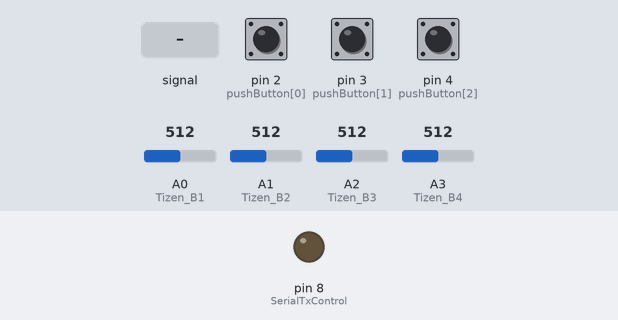
Recording of a sketch running on a simulated Arduino Mega 2560, built with avr-gcc and run on an emulated ATmega2560. On the bench: output pins drawn as LEDs (lit = HIGH). The inputs (shaded band) are chosen by the test bench; at power-on: pin 2 (pushButton[0]) LOW, A1 (Tizen_B2) = 512, pin 4 (pushButton[2]) LOW, A2 (Tizen_B3) = 512, pin 3 (pushButton[1]) LOW, A0 (Tizen_B1) = 512, A3 (Tizen_B4) = 512. What the sketch prints to the serial monitor is not drawn.

Above: at 1.3 s.
1.4 s: A1 (Tizen_B2) fed a 200 Hz sine of ±81 counts around its level
4.4 s: pin 2 (pushButton[0]) pulled HIGH for 1 s
7.4 s: A1 (Tizen_B2) set to 306
8.9 s: pin 4 (pushButton[2]) pulled HIGH for 1 s
At 9.5 s:
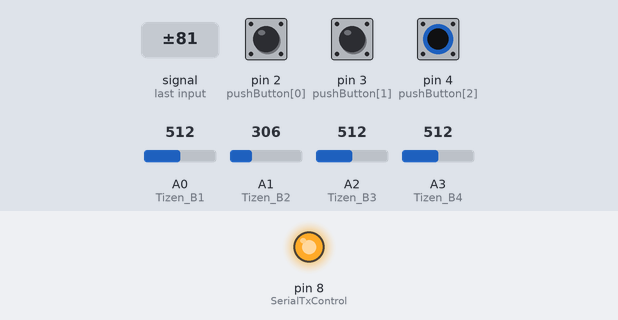
11.4 s: A2 (Tizen_B3) set to 30
At 13.3 s:
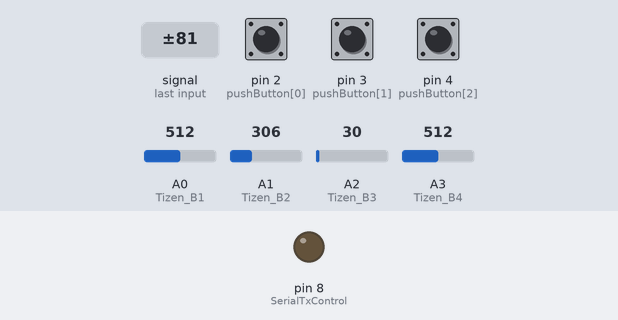
13.6 s: pin 3 (pushButton[1]) pulled HIGH for 0.15 s
Timing chart, 0 to 43.4 s (numbered marks = the images above; inputs shaded):
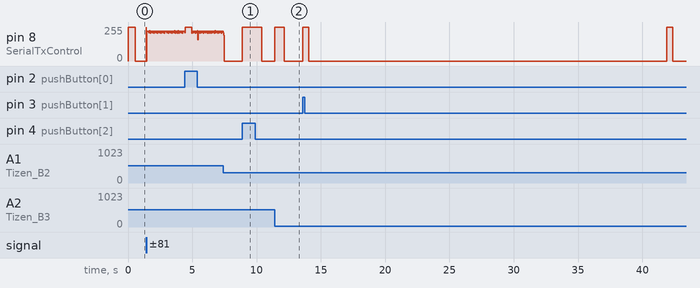

Measured:
- after the input at 8.9 s, pin 8 (SerialTxControl): 0/255 → 255/255 at once, → 0/255 1.5 s later
- after the input at 11.4 s, pin 8 (SerialTxControl): 0/255 → 255/255 at once, → 0/255 0.76 s later

The sketch:

MAX485_Slave0_4Hackathon_PinInput.ino
```cpp
/*
 * 결선참조 : http://blog.daum.net/rockjjy99/2723
 * DE/RE는 묶어서 아두이노8번과 연결, Data송신:High, Data수신:Low
 * DI: TX->1, RO: RX<-0
 * Arduino Mega Board
 * 한시이클 소요 밀리초 : 225ms (읽기:70  쓰기:155, 시스템속도: 0)
 * Slave 사이클밀리초 : Slave1 226ms,  Slave2 216ms
 */

#include <SoftwareSerial.h>
#define SerialTxControl 8   //RS485 제어 접점 핀 arduino pin 8
#define RS485Transmit    HIGH
#define RS485Receive     LOW
//#define DeviceID  "AA"
byte DeviceID[4] = {0xAA, 0xBB, 0xCC};   //AA: Master(거실), BB: Slave(Room No.1), CC: Slave(Dining room)
char buff[3];            //수신된 문자 저장할 버퍼, 문자열 저장
char Statebuff[3];       //송신할 문자 저장할 버퍼, 문자열 저장
const int led_AA = 9;    //9:거실등
int IoTState[6] = {0,}; //0 == Off, 1 == On
const int pushButton[6] = {2, 3, 4, 5, 6, 7};   //2:거실등(토글), 3:방등(토글), 4:주방가스, 5:환기팬OnOff(토글), 6:환기팬속도(토글)
int buttonState[6] = {0,};    //buttonState는 핀의 상태를 저장하는 데 사용됨
int old_buttonState[6] = {0,}; //이 변수는 buttonState의 이전 값을 저장하는데 사용
int couNt = 1;    //Device를 순서메 맞게 송신모드로 정하기 위한 변수
int SendState[6] = {0,};
int SendState1[6] = {0,};
int Tizen_B1 = A0;    //아두이노 핀번호 거실등
int Tizen_B1_State, Tizen_B1_On = 0 ;
int Tizen_B2 = A1;    //아두이노 핀번호 안방등
int Tizen_B2_State, Tizen_B2_On = 0 ;
int Tizen_B3 = A2;    //아두이노 핀번호 주방가스밸브
int Tizen_B3_State, Tizen_B3_On = 0 ;
int Tizen_B4 = A3;    //아두이노 핀번호 Spare
int Tizen_B4_State, Tizen_B4_On = 0 ;


void setup(void) {
  Serial.begin(9600);
  pinMode(SerialTxControl, OUTPUT);
  digitalWrite(SerialTxControl, RS485Transmit);
  Serial.println("==== Arduino Mega Board ====");
  Serial.println("==== Slave0 connected");
  delay(100);
  digitalWrite(SerialTxControl, RS485Receive);  //Serial Receive Mode

  pinMode(Tizen_B1, INPUT);
  pinMode(Tizen_B2, INPUT);
  pinMode(Tizen_B3, INPUT);
  pinMode(Tizen_B4, INPUT);
}

void PushBTN2IoT(int i){
// Operating IoT and Sending Packet to Network -------------------------------------------------
    buttonState[i] = digitalRead(pushButton[i]);   //입력값을 읽고 저장

  //입력값이 HIGH인지 확인해서 state 값을 바꿈
  if((buttonState[i] == HIGH) && (old_buttonState[i] == LOW)){
    IoTState[i] = 1 - IoTState[i];
    delay(10);    //debouncing 기능
  }

  //튕김방지(debouncing) 위한 추가 코드
  if((buttonState[i] == LOW) && (old_buttonState[i] == HIGH)){
    delay(10);
  }

  old_buttonState[i] = buttonState[i];   //현재 loop에서의 buttonState 값을 저장 해 둔다

  /*
  if(IoTState[i] == 1){
    digitalWrite(IoT[i], HIGH);
  }else{
    digitalWrite(IoT[i], LOW);
  }*/
}

void Send_Statebuff(){
// Sending Packet for State-update -------------------------------------------
  digitalWrite(SerialTxControl, RS485Transmit);
  delay(5);
  Serial.print(Statebuff);
  delay(10);
  Serial.print(Statebuff);
  delay(5);     //송신이 잘 안되면 Delay 값 조절
  digitalWrite(SerialTxControl, RS485Receive);
}

void Send_Packet(byte i){
  digitalWrite(SerialTxControl, RS485Transmit);
  delay(5);
  Serial.print(i, HEX);
  delay(10);     //짧으면 송신모드 비율이 길어져서 수신이 불안정함. 50 추천
  digitalWrite(SerialTxControl, RS485Receive);
}

void Send_OnePacket(byte i, int j){   //i: Packet(HEX), j: 버튼리셋
// Sending only one Packet(off) to Network -----------------------------------
  SendState[j] ++;
  if(SendState[j] == 1){
    digitalWrite(SerialTxControl, RS485Transmit);
    delay(5);
    for(int z=0; z < 3; z++){
      Serial.print(i, HEX);
      delay(150);    //송신 패킷 간격
    }
  }
  digitalWrite(SerialTxControl, RS485Receive);
}

void Send_OnePacket1(byte i, int j){   //i: Packet(HEX), j: 버튼번호
// Sending only one Packet(on) to Network ------------------------------------
  SendState1[j] ++;
  if(SendState1[j] == 1){
    digitalWrite(SerialTxControl, RS485Transmit);
    delay(5);
    for(int z=0; z < 3; z++){
      Serial.print(i, HEX);
      delay(150);   //송신 패킷 간격
    }
  }
  digitalWrite(SerialTxControl, RS485Receive);
}

void Save_Packet2buff(char i, char j){
// Saving Packet to buff -----------------------------------------------------
    Statebuff[0] = i;
    Statebuff[1] = j;
    Statebuff[2] = '\0';
}

void loop(void) {
// Input from Tizen -------------------------------------------------------
//거실등
  Tizen_B1_State = analogRead(Tizen_B1);
  if((Tizen_B1_State > 500) and (Tizen_B1_On == 0)){
    IoTState[0] = 1;
    Tizen_B1_On = 1;
  }else if((Tizen_B1_State < 500) and (Tizen_B1_On == 1)){
    IoTState[0] = 0;
    Tizen_B1_On = 0;
  }

//안방등
  Tizen_B2_State = analogRead(Tizen_B2);
  if((Tizen_B2_State > 500) and (Tizen_B2_On == 0)){
    Send_Packet(0xB1);
    Tizen_B2_On = 1;
  }else if((Tizen_B2_State < 500) and (Tizen_B2_On == 1)){
    Send_Packet(0xB0);
    Tizen_B2_On = 0;
  }

//주방가스밸브
  Tizen_B3_State = analogRead(Tizen_B3);
  if((Tizen_B3_State > 500) and (Tizen_B3_On == 0)){
    Tizen_B3_On = 1;   //가스밸브 상태 Open 신호
    Serial.println("========== 가스밸브 Open ==========");
  }else if((Tizen_B3_State < 500) and (Tizen_B3_On == 1)){
    Tizen_B3_On = 0;

    digitalWrite(SerialTxControl, RS485Transmit);
    delay(5);
    for(int z=0; z < 5; z++){
      Serial.print(0xC0, HEX);
      delay(150);
    }
    digitalWrite(SerialTxControl, RS485Receive);

    Serial.println("========== 가스밸브 Close ==========");
  }

//Spare
  Tizen_B4_State = analogRead(Tizen_B4);
  if((Tizen_B4_State > 500) and (Tizen_B4_On == 0)){
   // IoTState[3] = 1;
    Tizen_B4_On = 1;
    Serial.println("========== Test ON ==========");
  }else if((Tizen_B4_State < 500) and (Tizen_B4_On == 1)){
   // IoTState[3] = 0;
    Tizen_B4_On = 0;
    Serial.println("========== Test OFF ==========");
  }

// RS485 Reading ----------------------------------------------------------
  digitalWrite(SerialTxControl, RS485Receive);  //Serial Receive Mode
  int i = 0;
  if(Serial.available()){
    delay(50);
    while( Serial.available() && i < (sizeof(buff)-1)){
      buff[i++] = Serial.read();
    }
    buff[i++] = '\0';
  }
  if(i>0){
  Serial.print(buff); // 패킷 출력

    // Analyse Packets ---------------------------------------------------------
    digitalWrite(SerialTxControl, RS485Receive);
    if (!strcmp(buff, "A0")){ // 문자열 비교
      digitalWrite(led_AA, LOW);
      IoTState[0] = 0;
      Send_Packet(0xA0);

    } else if (!strcmp(buff, "A1")){
      digitalWrite(led_AA, HIGH);
      IoTState[0] = 1;
      Send_Packet(0xA1);

    } else if (!strcmp(buff, "AA")){
      Send_Statebuff();
    }
  }


// Device AA (Slave 거실) -----------------------------------------------
  PushBTN2IoT(0);   //거실등
  if(IoTState[0] == 1){
  //if((IoTState[0] == 1)&& (buttonState[0] == HIGH)){
    digitalWrite(led_AA, HIGH);
    SendState[0] = 0;
    Send_OnePacket1(0xA3, 0);      //Send_OnePacket1(byte i, j){   //i: Packet(HEX), j: 버튼번호
    Save_Packet2buff('A','3');     //State: On 저장  ---> A3 패킷으로
  }else if(IoTState[0] == 0){
  //}else if((IoTState[0] == 0) && (buttonState[0] == HIGH)){
    digitalWrite(led_AA, LOW);
    SendState1[0] = 0;
    Send_OnePacket(0xA2, 0);       //Send_OnePacket1(byte i, j){   //i: Packet(HEX), j: 버튼번호
    Save_Packet2buff('A','2');     //State: Off저장  ---> A2 패킷으로
  }
  //Send_Statebuff();                //buff에 저장된 패킷을 네트워크 전송


// Device BB (Slave 방1) -------------------------------------------------
  PushBTN2IoT(1);   //방등
  if((IoTState[1] == 1)&& (buttonState[1] == HIGH)){
    SendState[1] = 0;
    Send_OnePacket1(0xB1, 1);      //Send_OnePacket1(byte i, j){   //i: Packet(HEX), j: 버튼번호
  }else if((IoTState[1] == 0) && (buttonState[1] == HIGH)) {
    SendState1[1] = 0;
    Send_OnePacket(0xB0, 1);       //Send_OnePacket1(byte i, j){   //i: Packet(HEX), j: 버튼번호
  }


// Device CC (Slave 주방) -------------------------------------------------
  buttonState[2] = digitalRead(pushButton[2]);   //입력값을 읽고 저장

  //튕김방지(debouncing) 위한 추가 코드
  if((buttonState[2] == LOW) && (old_buttonState[2] == HIGH)){
    delay(10);
  }
  old_buttonState[2] = buttonState[2];   //현재 loop에서의 buttonState 값을 저장 해 둔다

  if(buttonState[2] == 1){
    digitalWrite(SerialTxControl, RS485Transmit);
    delay(5);
    for(int z=0; z < 5; z++){
      Serial.print(0xC0, HEX);
      delay(150);
    }
    digitalWrite(SerialTxControl, RS485Receive);
  }

  //delay(50);  //System Speed, Packet Display Speed - Slave로 부터 패킷 받는 시간 (최소 300: Slave0 236ms, Slave1 226ms, Slave2 216ms)

}
```
